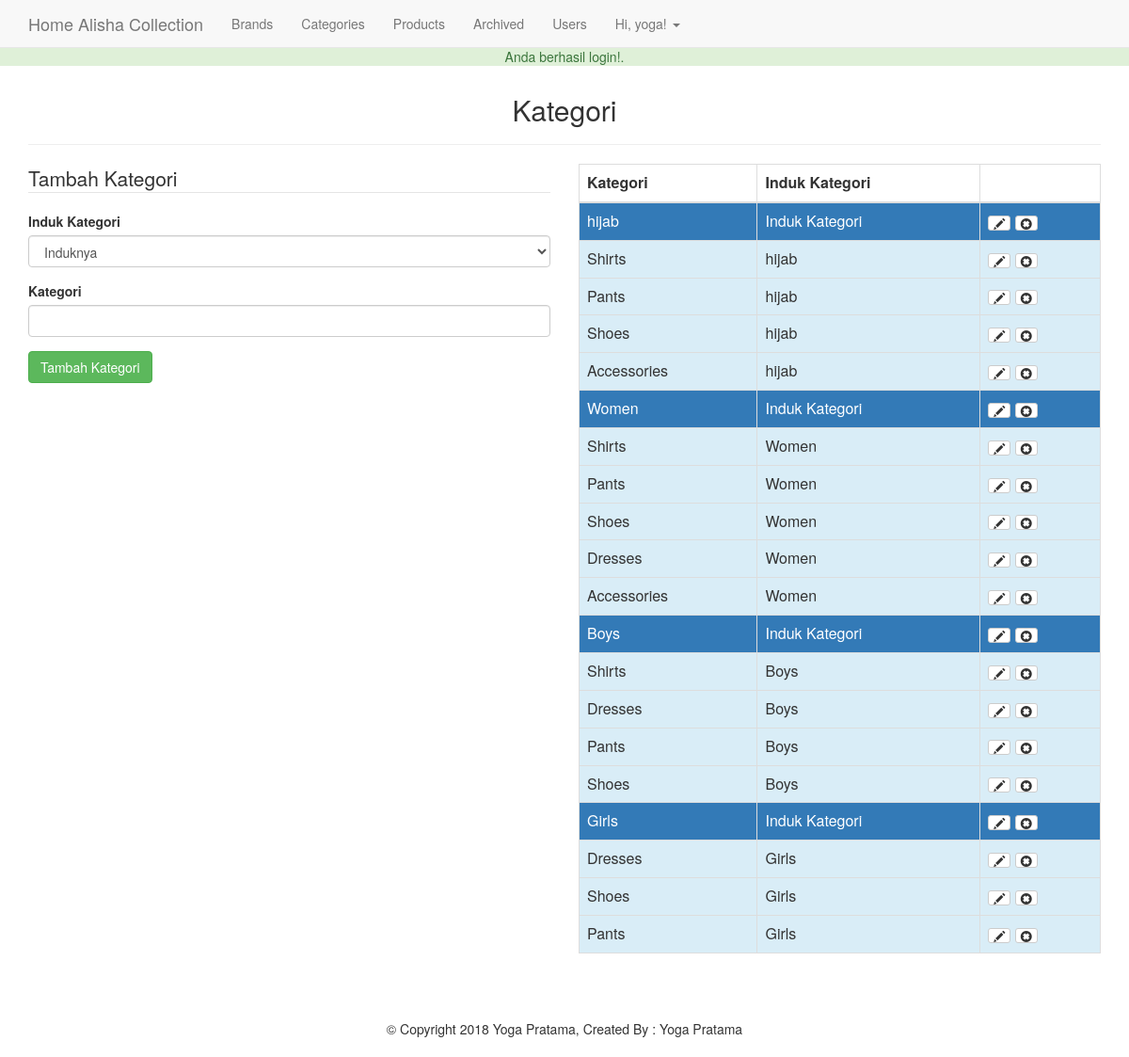
/admin/categories.php (signed in), run on the app's committed database.
### tables this page shows
CREATE TABLE IF NOT EXISTS `categories` (
`id` int(11) NOT NULL,
  `category` varchar(255) NOT NULL,
  `parent` int(11) NOT NULL DEFAULT '0'
);

### admin/categories.php (the view, shortened to what this page needs)
<?php
  require_once $_SERVER['DOCUMENT_ROOT'].'/tutorial/core/init.php';
  include 'includes/head.php';
  include 'includes/navigation.php';
  $sql = "SELECT * FROM categories WHERE parent = 0";
  $result = $db->query($sql);
  $category = '';
  $post_parent = '';
      $display = display_errors($errors); ?>
    <?php
  $category_value = '';
  $parent_value = 0;
  if (isset($_GET['edit'])) {
    $category_value = $edit_category['category'];
    $parent_value = $edit_category['parent'];
  }else{
    if (isset($_POST)) {
      $category_value = $category;
      $parent_value = $post_parent;
    }
  }
?>
<div class="container">
  <h2 class="text-center">Kategori</h2><hr>
  <div class="row">
    <div class="col-md-6">
      <form class="form" action="categories.php<?=((isset($_GET['edit']))?'?edit='.$edit_id:'')?>" method="post">
        <legend><?=((isset($_GET['edit']))?'Edit':'Tambah')?> Kategori</legend>
        <div class="form-group">
          <label for="parent">Induk Kategori</label>
          <select class="form-control" name="parent" id="parent">
            <option value="0"<?=(($parent_value == 0)?'selected="selected"':'');?>>Induknya</option>
          </select>
        </div>
        <div class="form-group">
          <label for="category">Kategori</label>
          <input type="text" name="category" class="form-control" id="category" value="<?=$category_value;?>">
        </div>
        <div class="form-group">
          <input type="submit" value="<?=((isset($_GET['edit']))?'Edit':'Tambah')?> Kategori" class="btn btn-success">
        </div>
      </form>
    </div>
    <div class="col-md-6">
      <table class="table table-bordered">
        <thead>
          <th>Kategori</th><th>Induk Kategori</th><th></th>
        </thead>
        <tbody>
          <?php
            $sql = "SELECT * FROM categories WHERE parent = 0";
            $result = $db->query($sql);
            foreach ($result as $hasil) :
            $parent_id = (int)$hasil['id'];
            $sql2 = "SELECT * FROM categories WHERE parent = '$parent_id'";
            $rresult = $db->query($sql2);
          ?>
            <tr class="bg-primary">
              <td><?=$hasil['category'];?></td>
              <td>Induk Kategori</td>
              <td>
                <a href="categories.php?edit=<?=$hasil['id'];?>" class="btn btn-xs btn-default"><span class="glyphicon glyphicon-pencil"></span></a>
                <a href="categories.php?delete=<?=$hasil['id'];?>" class="btn btn-xs btn-default"
                  onclick="return confirm('Yakin akan menghapus data ini');"><span class="glyphicon glyphicon-remove-sign"></span></a>
              </td>
            </tr>
            <?php foreach($rresult as $child) : ?>
              <tr class="bg-info">
                <td><?=$child['category'];?></td>
                <td><?=$hasil['category'];?></td>
                <td>
                  <a href="categories.php?edit=<?=$child['id'];?>" class="btn btn-xs btn-default"><span class="glyphicon glyphicon-pencil"></span></a>
                  <a href="categories.php?delete=<?=$child['id'];?>" class="btn btn-xs btn-default"
                    onclick="return confirm('Yakin akan menghapus data ini');"><span class="glyphicon glyphicon-remove-sign"></span></a>
                </td>
              </tr>
            <?php endforeach; ?>
          <?php endforeach; ?>
        </tbody>
      </table>
    </div>
  </div>
</div>
<?php include 'includes/footer.php'; ?>

### css/main.css (style rules this page uses)
body { padding-top: 50px; }

### data on the page
categories: category "hijab"
categories: category "Shirts"
categories: category "Pants"
categories: category "Shoes"
categories: category "Accessories"
categories: category "Women"
categories: category "Shirts"
categories: category "Pants"
categories: category "Shoes"
categories: category "Dresses"
categories: category "Accessories"
categories: category "Boys"
categories: category "Shirts"
categories: category "Dresses"
categories: category "Pants"
categories: category "Shoes"
categories: category "Girls"
categories: category "Dresses"
categories: category "Shoes"
categories: category "Pants"

### other printed values
$_SESSION['success_flash'] "Anda berhasil login!."
$user_data['first'] "yoga"
